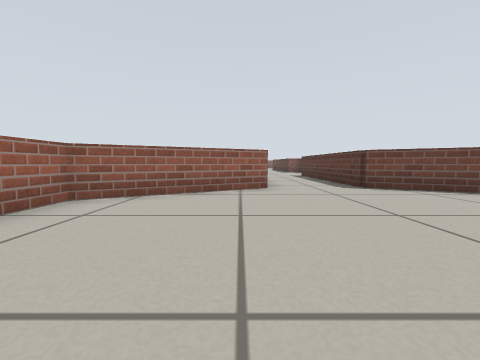
View 1 (above)

18 first-person views from a walk through a robot-simulator world made for Gazebo. The camera is 0.33 m above the floor, tilts 4° down and sees 90° across. The floor is counted in squares, 0.5 m on a side. Each view is taken from the middle of a square. On the plan, view 1 faces up. The plan holds only what a view shows up to about 9 squares ahead; the rest is blank.

View 2
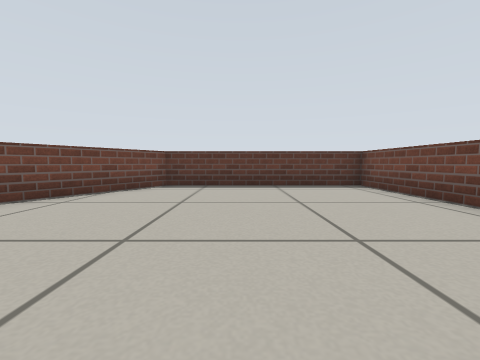

View 3
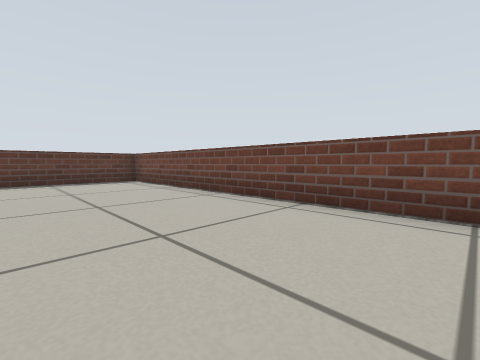

View 4
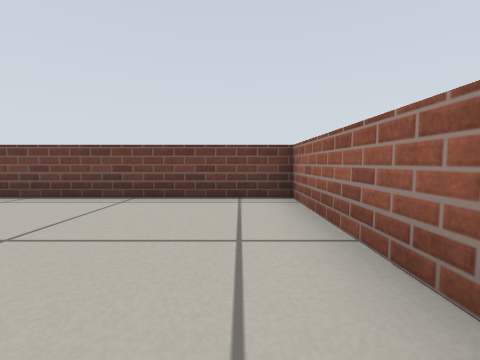

View 5
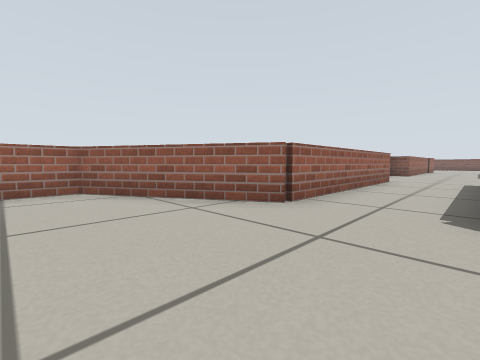

View 6
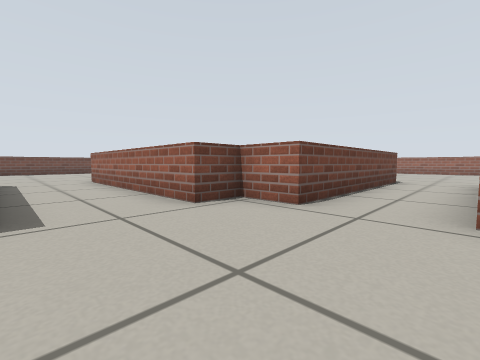

View 7
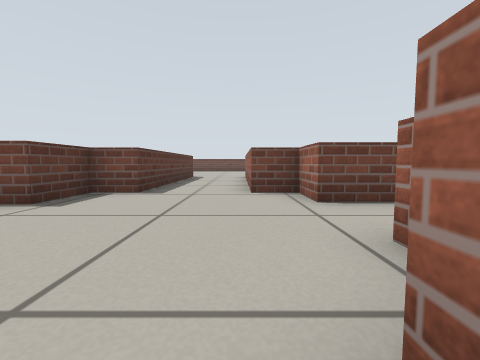

View 8
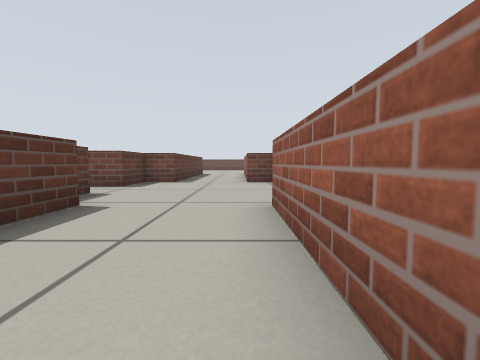

View 9
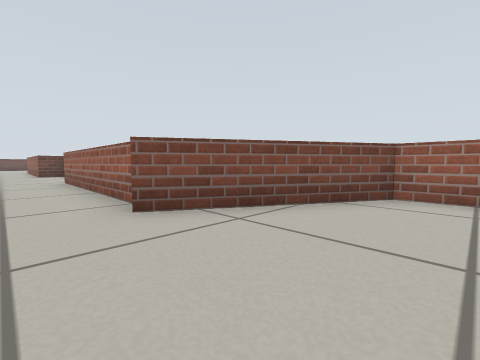

View 10
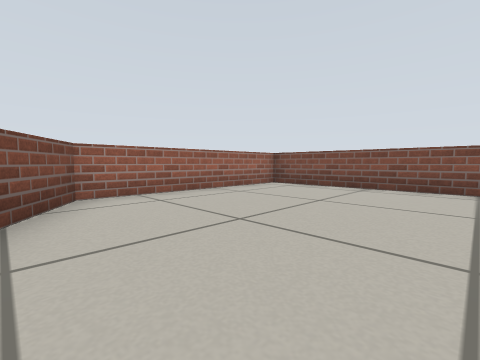

View 11
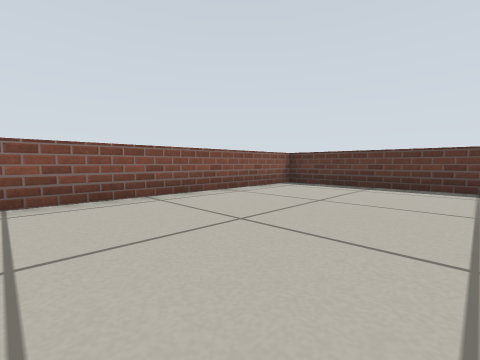

View 12
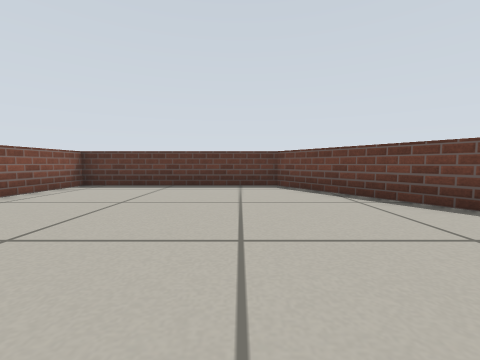

View 13
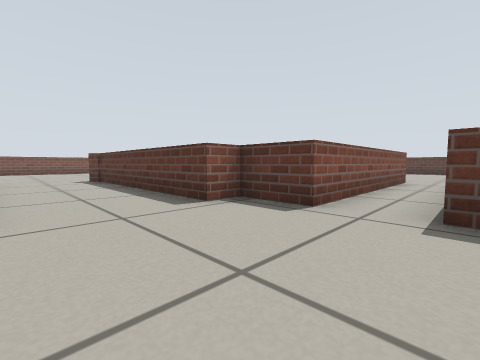

View 14
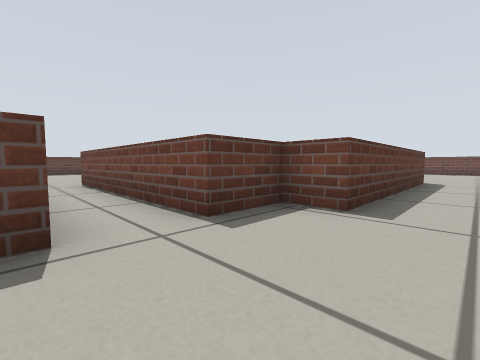

View 15
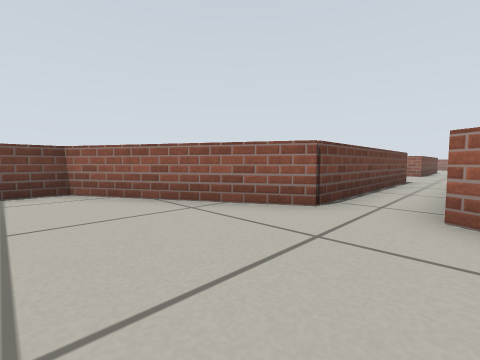

View 16
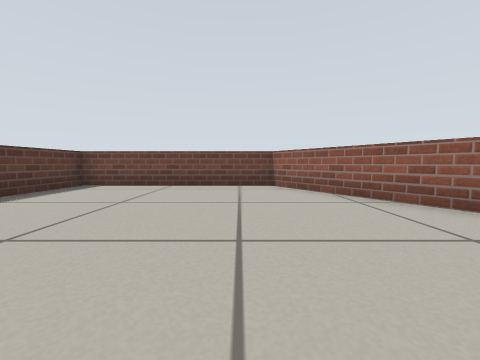

View 17
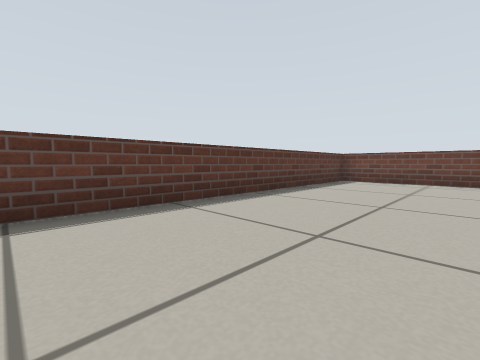

View 18
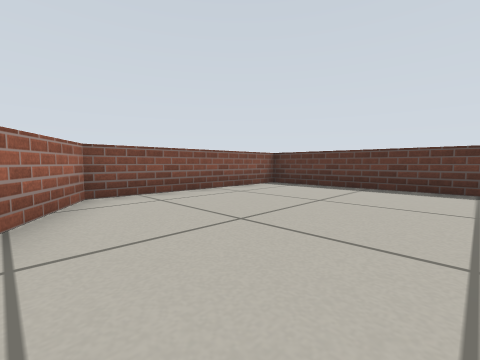

### Floor plan
Points are (right, up) in squares from view 1. A wall is a line through its corners. A room is listed if a view was taken in it or the views show most of it. See-through windows are left out.
Room 1 (views 1, 2, 3, 4, 5)
walls: (0.7, 6.3) (-3, 4.2) (-3, -1.5) (7, -1.5) (7, 4.2) (3.2, 6.3)
ways out: opening at (2, 7) to room 2
Room 2 (views 6, 7, 8, 9, 10, 11, 12, 13, 14)
walls: (0.5, 23.1) (0.5, 17.2); (3.5, 17.3) (3.5, 23.3) (3.2, 23.7) (7, 25.9) (7, 31.6) (-3, 31.6) (-3, 25.9) (0.8, 23.7); (-0.3, 14) (-0.3, 12.7) (0.7, 12.7) (0.7, 6.3); (10.5, 15.7) (4.3, 15.7) (4.3, 17.3); (3.2, 6.3) (3.2, 12.7) (4.3, 12.7) (4.3, 14.2) (10.6, 14.2)
ways out: opening at (2, 7) to room 1; opening at (11, 15) to room 3; opening at (1, 15)
Room 3 (views 15, 16, 17, 18)
walls: (10.6, 14.2) (13.1, 10) (18.6, 10) (18.6, 20) (13.1, 20) (12, 18.1)
ways out: opening at (11, 15) to room 2

Positions as (right, up) in squares from view 1, and headings:
1: (0, 0), facing up
2: (0, 2), facing right
3: (-2, 2), facing down-right
4: (-2, 3), facing down
5: (3, 3), facing up-left
6: (3, 16), facing down-left
7: (1, 18), facing down
8: (1, 21), facing down
9: (2, 27), facing down-left
10: (2, 25), facing up-left
11: (0, 27), facing up-right
12: (0, 27), facing right
13: (1, 14), facing up-right
14: (2, 16), facing down-right
15: (14, 16), facing down-left
16: (14, 17), facing down
17: (15, 19), facing down-right
18: (12, 15), facing up-right
